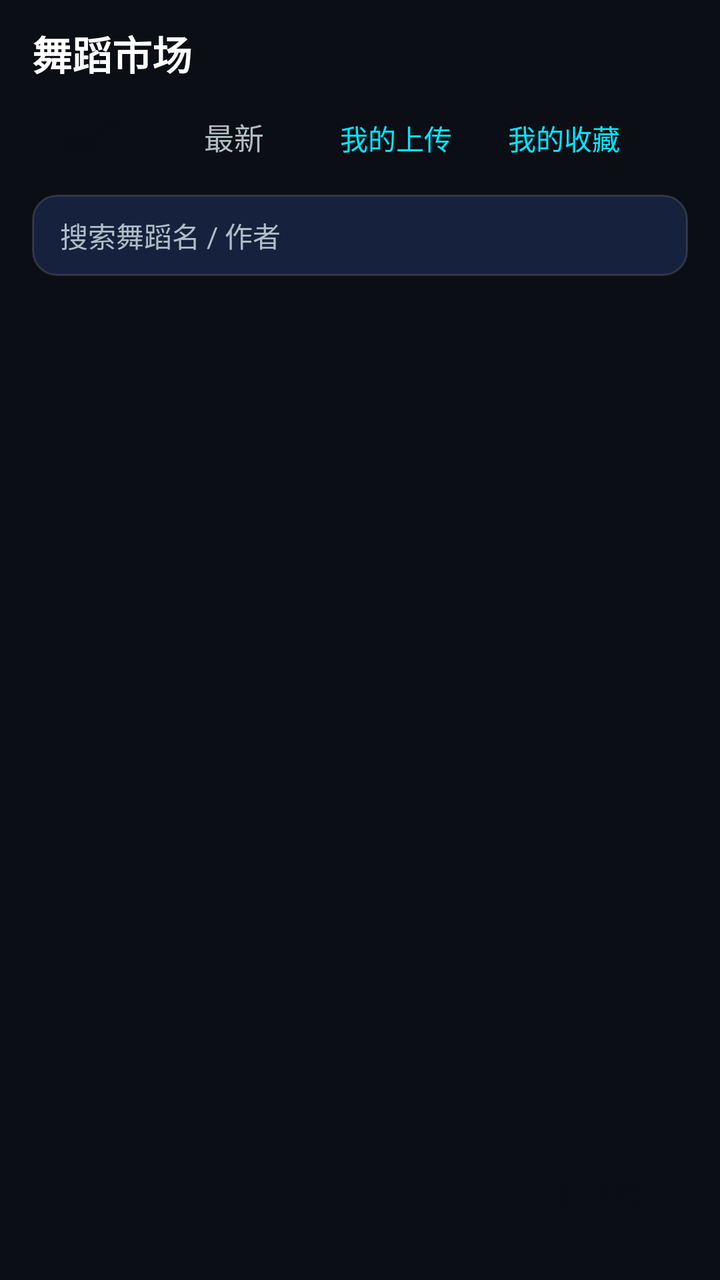
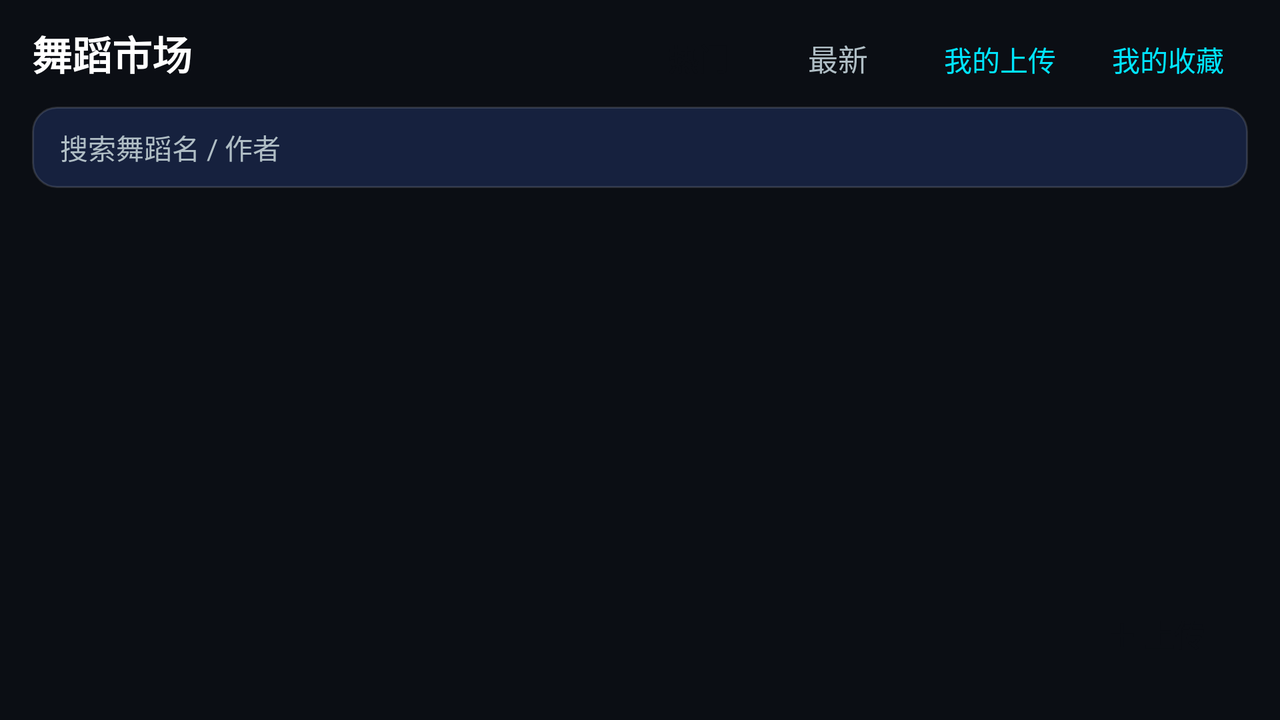

An Android layout and its configuration variant, each rendered on a device that would load it. The default file and the variant file are quoted in full after the pictures.
<!-- AndroidManifest.xml: application theme Theme.DanceCoach -->
<!-- res/layout/activity_market.xml -->
<?xml version="1.0" encoding="utf-8"?>
<androidx.constraintlayout.widget.ConstraintLayout
    xmlns:android="http://schemas.android.com/apk/res/android"
    xmlns:app="http://schemas.android.com/apk/res-auto"
    android:layout_width="match_parent"
    android:layout_height="match_parent"
    android:background="@color/bg">

    <TextView
        android:id="@+id/titleText"
        android:layout_width="wrap_content"
        android:layout_height="wrap_content"
        android:layout_marginStart="16dp"
        android:layout_marginTop="12dp"
        android:text="舞蹈市场"
        android:textColor="@color/textPrimary"
        android:textSize="20sp"
        android:textStyle="bold"
        app:layout_constraintTop_toTopOf="parent"
        app:layout_constraintStart_toStartOf="parent" />

    <LinearLayout
        android:id="@+id/tabBar"
        android:layout_width="wrap_content"
        android:layout_height="wrap_content"
        android:orientation="horizontal"
        android:layout_marginStart="16dp"
        android:layout_marginTop="10dp"
        app:layout_constraintTop_toBottomOf="@id/titleText"
        app:layout_constraintStart_toStartOf="parent">

        <TextView
            android:id="@+id/tabHot"
            android:layout_width="wrap_content"
            android:layout_height="wrap_content"
            android:paddingHorizontal="16dp"
            android:paddingVertical="6dp"
            android:text="热门"
            android:textSize="15sp"
            android:textStyle="bold"
            android:background="@drawable/market_tab_bg"
            android:textColor="@color/bg" />

        <TextView
            android:id="@+id/tabLatest"
            android:layout_width="wrap_content"
            android:layout_height="wrap_content"
            android:paddingHorizontal="16dp"
            android:paddingVertical="6dp"
            android:layout_marginStart="8dp"
            android:text="最新"
            android:textSize="15sp"
            android:textColor="@color/textSecondary" />

        <TextView
            android:id="@+id/btnMyUpload"
            android:layout_width="wrap_content"
            android:layout_height="wrap_content"
            android:paddingHorizontal="12dp"
            android:paddingVertical="6dp"
            android:layout_marginStart="10dp"
            android:text="我的上传"
            android:textSize="14sp"
            android:textColor="@color/accent" />

        <TextView
            android:id="@+id/btnMyFav"
            android:layout_width="wrap_content"
            android:layout_height="wrap_content"
            android:paddingHorizontal="12dp"
            android:paddingVertical="6dp"
            android:layout_marginStart="4dp"
            android:text="我的收藏"
            android:textSize="14sp"
            android:textColor="@color/accent" />
    </LinearLayout>

    <EditText
        android:id="@+id/searchBox"
        android:layout_width="0dp"
        android:layout_height="wrap_content"
        android:layout_marginStart="16dp"
        android:layout_marginEnd="16dp"
        android:layout_marginTop="12dp"
        android:paddingHorizontal="14dp"
        android:paddingVertical="10dp"
        android:background="@drawable/library_card_bg"
        android:hint="搜索舞蹈名 / 作者"
        android:textColor="@color/textPrimary"
        android:textColorHint="@color/textSecondary"
        android:textSize="14sp"
        android:singleLine="true"
        android:imeOptions="actionSearch"
        app:layout_constraintTop_toBottomOf="@id/tabBar"
        app:layout_constraintStart_toStartOf="parent"
        app:layout_constraintEnd_toEndOf="parent" />

    <HorizontalScrollView
        android:id="@+id/categoryScroll"
        android:layout_width="0dp"
        android:layout_height="wrap_content"
        android:layout_marginTop="10dp"
        android:layout_marginStart="16dp"
        android:layout_marginEnd="16dp"
        android:scrollbars="none"
        app:layout_constraintTop_toBottomOf="@id/searchBox"
        app:layout_constraintStart_toStartOf="parent"
        app:layout_constraintEnd_toEndOf="parent">

        <LinearLayout
            android:id="@+id/categoryBar"
            android:layout_width="wrap_content"
            android:layout_height="wrap_content"
            android:orientation="horizontal" />
    </HorizontalScrollView>

    <ListView
        android:id="@+id/listView"
        android:layout_width="match_parent"
        android:layout_height="0dp"
        android:layout_marginTop="12dp"
        android:divider="@android:color/transparent"
        android:dividerHeight="10dp"
        android:paddingHorizontal="16dp"
        app:layout_constraintTop_toBottomOf="@id/categoryScroll"
        app:layout_constraintBottom_toBottomOf="parent"
        app:layout_constraintStart_toStartOf="parent"
        app:layout_constraintEnd_toEndOf="parent" />

    
    <ProgressBar
        android:id="@+id/loadingBar"
        style="?android:attr/progressBarStyleLarge"
        android:layout_width="wrap_content"
        android:layout_height="wrap_content"
        android:indeterminateTint="@color/accent"
        android:visibility="gone"
        app:layout_constraintTop_toBottomOf="@id/categoryScroll"
        app:layout_constraintBottom_toBottomOf="parent"
        app:layout_constraintStart_toStartOf="parent"
        app:layout_constraintEnd_toEndOf="parent" />

    
    <TextView
        android:id="@+id/emptyText"
        android:layout_width="wrap_content"
        android:layout_height="wrap_content"
        android:text="暂无舞蹈"
        android:textColor="@color/textSecondary"
        android:textSize="14sp"
        android:visibility="gone"
        app:layout_constraintTop_toBottomOf="@id/categoryScroll"
        app:layout_constraintBottom_toBottomOf="parent"
        app:layout_constraintStart_toStartOf="parent"
        app:layout_constraintEnd_toEndOf="parent" />

    <TextView
        android:id="@+id/fabUpload"
        android:layout_width="wrap_content"
        android:layout_height="wrap_content"
        android:layout_marginEnd="20dp"
        android:layout_marginBottom="20dp"
        android:paddingHorizontal="18dp"
        android:paddingVertical="12dp"
        android:background="@drawable/market_fab_bg"
        android:text="＋ 上传"
        android:textColor="@color/bg"
        android:textSize="15sp"
        android:textStyle="bold"
        app:layout_constraintBottom_toBottomOf="parent"
        app:layout_constraintEnd_toEndOf="parent" />

</androidx.constraintlayout.widget.ConstraintLayout>
<!-- resources referenced by this layout -->
<resources>
  <color name="accent">#00E5FF</color>
  <color name="bg">#0B0E14</color>
  <color name="textPrimary">#FFFFFF</color>
  <color name="textSecondary">#B0BEC5</color>
  <!-- drawable library_card_bg (drawable) -->
  <?xml version="1.0" encoding="utf-8"?>
  <shape xmlns:android="http://schemas.android.com/apk/res/android"
      android:shape="rectangle">
      <solid android:color="@color/cardBg" />
      <corners android:radius="12dp" />
      <stroke android:width="1dp" android:color="#22FFFFFF" />
  </shape>
  <style name="Theme.DanceCoach" parent="Theme.AppCompat.NoActionBar">
          <item name="android:windowFullscreen">true</item>
          <item name="android:statusBarColor">#0B0E14</item>
          <item name="android:windowBackground">@color/bg</item>
      </style>
  <color name="cardBg">#16213E</color>
</resources>
<!-- res/layout-land/activity_market.xml (the repository's variant of the layout above) -->
<!-- drawn on the phone turned sideways -->
<?xml version="1.0" encoding="utf-8"?>
<androidx.constraintlayout.widget.ConstraintLayout
    xmlns:android="http://schemas.android.com/apk/res/android"
    xmlns:app="http://schemas.android.com/apk/res-auto"
    android:layout_width="match_parent"
    android:layout_height="match_parent"
    android:background="@color/bg">

    <TextView
        android:id="@+id/titleText"
        android:layout_width="wrap_content"
        android:layout_height="wrap_content"
        android:layout_marginStart="16dp"
        android:layout_marginTop="12dp"
        android:text="舞蹈市场"
        android:textColor="@color/textPrimary"
        android:textSize="20sp"
        android:textStyle="bold"
        app:layout_constraintTop_toTopOf="parent"
        app:layout_constraintStart_toStartOf="parent" />

    <LinearLayout
        android:id="@+id/tabBar"
        android:layout_width="wrap_content"
        android:layout_height="wrap_content"
        android:orientation="horizontal"
        android:layout_marginTop="12dp"
        android:layout_marginEnd="16dp"
        app:layout_constraintTop_toTopOf="parent"
        app:layout_constraintEnd_toEndOf="parent">

        <TextView
            android:id="@+id/tabHot"
            android:layout_width="wrap_content"
            android:layout_height="wrap_content"
            android:paddingHorizontal="16dp"
            android:paddingVertical="6dp"
            android:text="热门"
            android:textSize="15sp"
            android:textStyle="bold"
            android:background="@drawable/market_tab_bg"
            android:textColor="@color/bg" />

        <TextView
            android:id="@+id/tabLatest"
            android:layout_width="wrap_content"
            android:layout_height="wrap_content"
            android:paddingHorizontal="16dp"
            android:paddingVertical="6dp"
            android:layout_marginStart="8dp"
            android:text="最新"
            android:textSize="15sp"
            android:textColor="@color/textSecondary" />

        <TextView
            android:id="@+id/btnMyUpload"
            android:layout_width="wrap_content"
            android:layout_height="wrap_content"
            android:paddingHorizontal="12dp"
            android:paddingVertical="6dp"
            android:layout_marginStart="10dp"
            android:text="我的上传"
            android:textSize="14sp"
            android:textColor="@color/accent" />

        <TextView
            android:id="@+id/btnMyFav"
            android:layout_width="wrap_content"
            android:layout_height="wrap_content"
            android:paddingHorizontal="12dp"
            android:paddingVertical="6dp"
            android:layout_marginStart="4dp"
            android:text="我的收藏"
            android:textSize="14sp"
            android:textColor="@color/accent" />
    </LinearLayout>

    <EditText
        android:id="@+id/searchBox"
        android:layout_width="0dp"
        android:layout_height="wrap_content"
        android:layout_marginStart="16dp"
        android:layout_marginEnd="16dp"
        android:layout_marginTop="12dp"
        android:paddingHorizontal="14dp"
        android:paddingVertical="10dp"
        android:background="@drawable/library_card_bg"
        android:hint="搜索舞蹈名 / 作者"
        android:textColor="@color/textPrimary"
        android:textColorHint="@color/textSecondary"
        android:textSize="14sp"
        android:singleLine="true"
        android:imeOptions="actionSearch"
        app:layout_constraintTop_toBottomOf="@id/titleText"
        app:layout_constraintStart_toStartOf="parent"
        app:layout_constraintEnd_toEndOf="parent" />

    <HorizontalScrollView
        android:id="@+id/categoryScroll"
        android:layout_width="0dp"
        android:layout_height="wrap_content"
        android:layout_marginTop="10dp"
        android:layout_marginStart="16dp"
        android:layout_marginEnd="16dp"
        android:scrollbars="none"
        app:layout_constraintTop_toBottomOf="@id/searchBox"
        app:layout_constraintStart_toStartOf="parent"
        app:layout_constraintEnd_toEndOf="parent">

        <LinearLayout
            android:id="@+id/categoryBar"
            android:layout_width="wrap_content"
            android:layout_height="wrap_content"
            android:orientation="horizontal" />
    </HorizontalScrollView>

    <ListView
        android:id="@+id/listView"
        android:layout_width="match_parent"
        android:layout_height="0dp"
        android:layout_marginTop="12dp"
        android:divider="@android:color/transparent"
        android:dividerHeight="10dp"
        android:paddingHorizontal="16dp"
        app:layout_constraintTop_toBottomOf="@id/categoryScroll"
        app:layout_constraintBottom_toBottomOf="parent"
        app:layout_constraintStart_toStartOf="parent"
        app:layout_constraintEnd_toEndOf="parent" />

    
    <ProgressBar
        android:id="@+id/loadingBar"
        style="?android:attr/progressBarStyleLarge"
        android:layout_width="wrap_content"
        android:layout_height="wrap_content"
        android:indeterminateTint="@color/accent"
        android:visibility="gone"
        app:layout_constraintTop_toBottomOf="@id/categoryScroll"
        app:layout_constraintBottom_toBottomOf="parent"
        app:layout_constraintStart_toStartOf="parent"
        app:layout_constraintEnd_toEndOf="parent" />

    
    <TextView
        android:id="@+id/emptyText"
        android:layout_width="wrap_content"
        android:layout_height="wrap_content"
        android:text="暂无舞蹈"
        android:textColor="@color/textSecondary"
        android:textSize="14sp"
        android:visibility="gone"
        app:layout_constraintTop_toBottomOf="@id/categoryScroll"
        app:layout_constraintBottom_toBottomOf="parent"
        app:layout_constraintStart_toStartOf="parent"
        app:layout_constraintEnd_toEndOf="parent" />

    <TextView
        android:id="@+id/fabUpload"
        android:layout_width="wrap_content"
        android:layout_height="wrap_content"
        android:layout_marginEnd="20dp"
        android:layout_marginBottom="20dp"
        android:paddingHorizontal="18dp"
        android:paddingVertical="12dp"
        android:background="@drawable/market_fab_bg"
        android:text="＋ 上传"
        android:textColor="@color/bg"
        android:textSize="15sp"
        android:textStyle="bold"
        app:layout_constraintBottom_toBottomOf="parent"
        app:layout_constraintEnd_toEndOf="parent" />

</androidx.constraintlayout.widget.ConstraintLayout>
